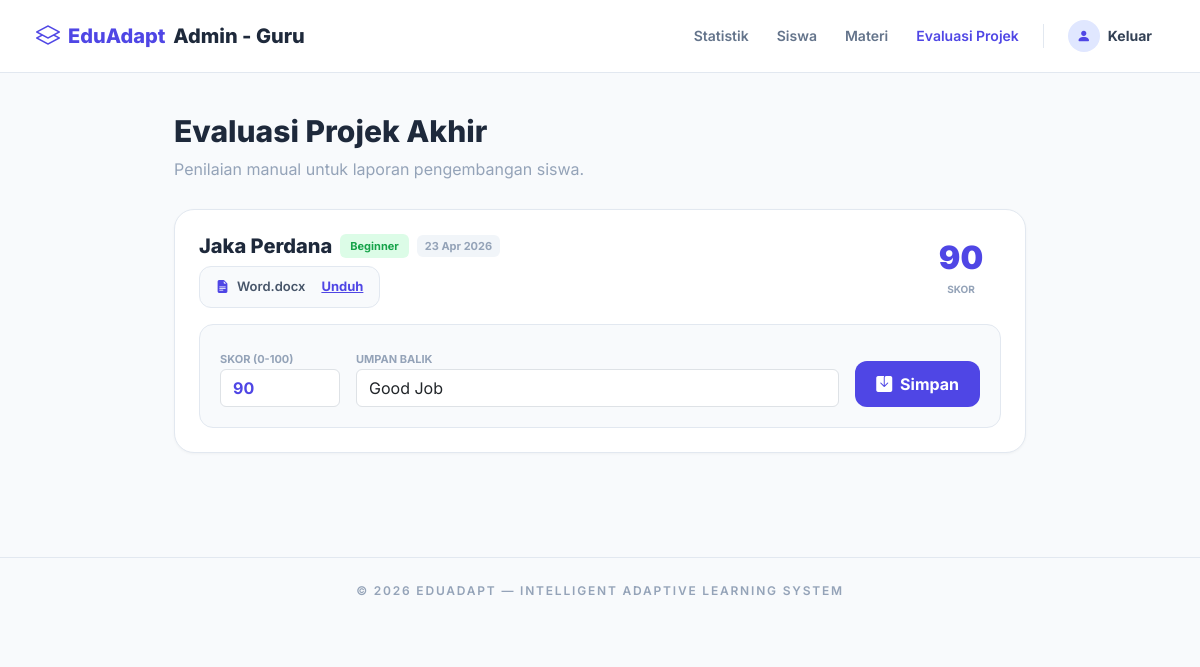
Page /guru/grade_projects.php (signed in) on the committed database.
### tables this page shows
CREATE TABLE `projects` (
  `id` int(11) NOT NULL,
  `student_id` varchar(10) NOT NULL,
  `file_name` varchar(255) NOT NULL,
  `file_path` varchar(255) NOT NULL,
  `score` int(11) DEFAULT NULL,
  `teacher_feedback` text DEFAULT NULL,
  `submitted_at` timestamp NOT NULL DEFAULT current_timestamp()
);

CREATE TABLE `users` (
  `id` varchar(10) NOT NULL,
  `name` varchar(100) NOT NULL,
  `email` varchar(100) NOT NULL,
  `password` varchar(255) NOT NULL,
  `role` enum('admin','student') NOT NULL DEFAULT 'student',
  `classification_level` enum('Beginner','Intermediate','Advanced') DEFAULT NULL,
  `created_at` timestamp NOT NULL DEFAULT current_timestamp()
);

### guru/grade_projects.php (the view, shortened to what this page needs)
<?php
require_once __DIR__ . '/../koneksi.php';
$projects = $conn->query("
    SELECT p.*, u.name AS student_name, u.classification_level
    FROM projects p
    JOIN users u ON u.id = p.student_id
    ORDER BY p.submitted_at DESC
");
?>
<!DOCTYPE html>
<html lang="id">
<head>
    <link rel="stylesheet" href="../node_modules/bootstrap/dist/css/bootstrap.min.css">
</head>
<body>
<?php include __DIR__ . '/../includes/header.php'; ?>
<main style="max-width: 900px; margin: 0 auto; padding: 40px 24px;" class="animate-in">
    <h1 style="font-size: 1.875rem; font-weight: 800; color: #1e293b;">Evaluasi Projek Akhir</h1>
    <p style="color: #94a3b8; margin-bottom: 28px;">Penilaian manual untuk laporan pengembangan siswa.</p>
    <?php if ($projects->num_rows > 0): ?>
        <?php while ($p = $projects->fetch_assoc()):
            $lv = $p['classification_level'] ?? '';
            $colors = ['Beginner' => ['#dcfce7','#16a34a'], 'Intermediate' => ['#dbeafe','#2563eb'], 'Advanced' => ['#f3e8ff','#9333ea']];
            $c = $colors[$lv] ?? ['#f1f5f9','#64748b'];
        ?>
        <div class="project-card">
            <div class="d-flex justify-content-between align-items-start flex-wrap gap-3">
                <div style="flex: 1;">
                    <div class="d-flex align-items-center gap-2 mb-2">
                        <h5 style="font-weight: 800; color: #1e293b; margin: 0;"><?= htmlspecialchars($p['student_name']) ?></h5>
                        <span class="badge-level" style="background:<?= $c[0] ?>; color:<?= $c[1] ?>;"><?= $lv ?: '—' ?></span>
                        <span style="font-size:11px; font-weight:700; color:#94a3b8; background:#f1f5f9; padding:3px 8px; border-radius:6px;">
                            <?= date('d M Y', strtotime($p['submitted_at'])) ?>
                        </span>
                    </div>
                    <div class="file-badge">
                        <i class="bi bi-file-earmark-text-fill" style="color: #4f46e5;"></i>
                        <?= htmlspecialchars($p['file_name']) ?>
                        <a href="../<?= htmlspecialchars($p['file_path']) ?>" download style="color: #4f46e5; font-weight: 700; margin-left: 8px;">Unduh</a>
                    </div>
                </div>
                <div style="text-align: center; min-width: 80px;">
                    <?php if ($p['score'] !== null): ?>
                        <div class="score-display"><?= $p['score'] ?></div>
                        <div style="font-size: 10px; color: #94a3b8; font-weight: 700; text-transform: uppercase;">Skor</div>
                    <?php else: ?>
                        <span style="background:#fef3c7; color:#d97706; padding:6px 14px; border-radius:8px; font-size:11px; font-weight:800; text-transform:uppercase;">Belum Dinilai</span>
                    <?php endif; ?>
                </div>
            </div>
            <div class="grade-form">
                <form method="POST" class="d-flex gap-3 align-items-end flex-wrap">
                    <div style="width: 120px;">
                        <label style="font-size:11px; font-weight:700; color:#94a3b8; text-transform:uppercase;">Skor (0-100)</label>
                        <input type="number" name="score" class="form-control" min="0" max="100" value="<?= $p['score'] ?? '' ?>" required style="font-weight:700; color:#4f46e5;">
                    </div>
                    <div style="flex: 1; min-width: 200px;">
                        <label style="font-size:11px; font-weight:700; color:#94a3b8; text-transform:uppercase;">Umpan Balik</label>
                        <input type="text" name="feedback" class="form-control" placeholder="Komentar untuk siswa..." value="<?= htmlspecialchars($p['teacher_feedback'] ?? '') ?>">
                    </div>
                    <button type="submit" class="btn" style="background:#4f46e5; color:#fff; font-weight:700; padding:10px 20px; border-radius:12px; white-space:nowrap;">
                        <i class="bi bi-save-fill me-1"></i> Simpan
                    </button>
                </form>
            </div>
        </div>
        <?php endwhile; ?>
    <?php endif; ?>
</main>
<?php include __DIR__ . '/../includes/footer.php'; ?>
</body>
</html>

### guru/grade_projects.php (style rules this page uses)
.project-card { background: #fff; border-radius: 20px; padding: 24px; border: 1px solid #e2e8f0; box-shadow: 0 1px 3px rgba(0,0,0,0.04); margin-bottom: 16px; transition: all 0.2s; }
.file-badge { display: inline-flex; align-items: center; gap: 8px; background: #f8fafc; border: 1px solid #e2e8f0; border-radius: 12px; padding: 10px 16px; font-size: 0.8125rem; font-weight: 600; color: #475569; }
.grade-form { background: #f8fafc; border-radius: 14px; padding: 20px; border: 1px solid #e2e8f0; margin-top: 16px; }
.score-display { font-size: 2rem; font-weight: 900; color: #4f46e5; }
.badge-level { padding: 4px 10px; border-radius: 6px; font-size: 11px; font-weight: 700; }
.animate-in { animation: fadeInUp 0.5s ease-out; }

### includes/header.php (style rules this page uses)
body { font-family: 'Inter', sans-serif !important; background-color: #f8fafc; }

### rows in the picture
projects: student.name "Jaka Perdana", student.classification_level "Beginner", submitted_at "23 Apr 2026", file_name "Word.docx", score "90", feedback "Good Job"
